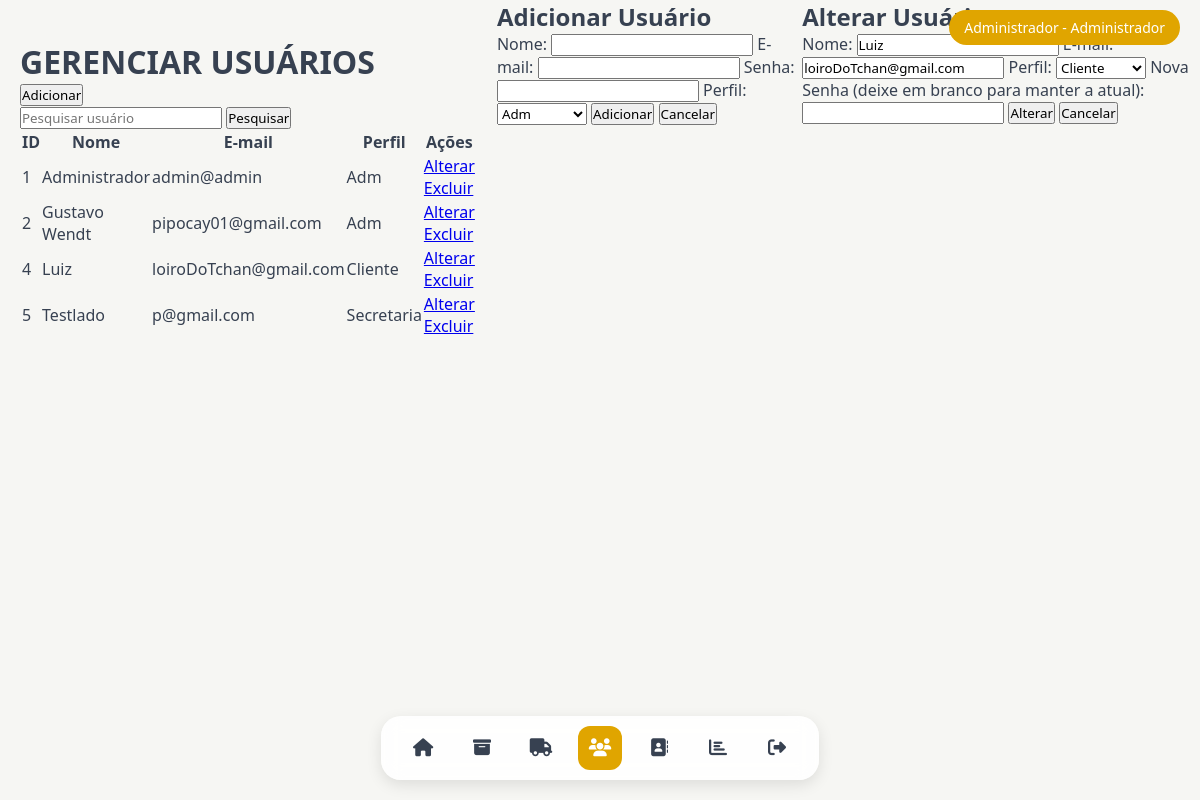
The app's page /TELAS/TELA_GERENCIAR_USUARIOS.php?editar=4 (signed in) with its own data.
### tables this page shows
CREATE TABLE `usuario` (
  `id_usuario` int(11) NOT NULL,
  `nome` varchar(100) NOT NULL,
  `senha` varchar(255) NOT NULL,
  `email` varchar(100) NOT NULL,
  `id_perfil` int(11) DEFAULT NULL,
  `senha_temporaria` tinyint(1) DEFAULT 0
);

CREATE TABLE `perfil` (
  `id_perfil` int(11) NOT NULL,
  `nome_perfil` varchar(50) NOT NULL
);

### TELAS/TELA_GERENCIAR_USUARIOS.php (the view, shortened to what this page needs)
<?php
include('../conexao.php');
function buscarUsuarios($pdo, $nome = null) {
    $sql = "SELECT u.id_usuario, u.nome, u.email, u.id_perfil, p.nome_perfil
            FROM usuario u
            LEFT JOIN perfil p ON u.id_perfil = p.id_perfil";
    $stmt = $pdo->prepare($sql);
    $stmt->execute();
    return $stmt->fetchAll(PDO::FETCH_ASSOC);
}
$usuarios = isset($_POST['busca']) ? buscarUsuarios($pdo, $_POST['busca']) : buscarUsuarios($pdo);
$sql_perfis = "SELECT * FROM perfil ORDER BY nome_perfil";
$stmt_perfis = $pdo->query($sql_perfis);
$perfis = $stmt_perfis->fetchAll(PDO::FETCH_ASSOC);
$usuario_edicao = null;
if (isset($_GET['editar'])) {
    $id_usuario = $_GET['editar'];
    $sql = "SELECT * FROM usuario WHERE id_usuario = :id_usuario";
    $stmt = $pdo->prepare($sql);
    $stmt->bindParam(':id_usuario', $id_usuario, PDO::PARAM_INT);
    $stmt->execute();
    $usuario_edicao = $stmt->fetch(PDO::FETCH_ASSOC);
}
?>
<!DOCTYPE html>
<html lang="pt-br">
<head>
    <link rel="stylesheet" href="../ESTILOS/ESTILO_GERAL.css">
    <link rel="stylesheet" href="../ESTILOS/ESTILO_GERENCIAR_USUARIOS.css">
</head>
<body>
    <?php include("MENU.php"); ?>
    <main>
        <h1>GERENCIAR USUÁRIOS</h1>
        <div class="ops_usu">
            <button id="btnAdicionar" onclick="abrirModal('modalAdicionar')">Adicionar</button>
            <form action="TELA_GERENCIAR_USUARIOS.php" method="POST">
                <input type="text" name="busca" id="busca" placeholder="Pesquisar usuário">
                <button type="submit">Pesquisar</button>
            </form>
        </div>
        <div class="tabela_usu">
            <?php if (!empty($usuarios)): ?>
                <table class="table">
                    <thead>
                        <tr>
                            <th>ID</th>
                            <th>Nome</th>
                            <th>E-mail</th>
                            <th>Perfil</th>
                            <th>Ações</th>
                        </tr>
                    </thead>
                    <tbody>
                        <?php foreach ($usuarios as $usuario): ?>
                            <tr>
                                <td><?= htmlspecialchars($usuario['id_usuario']) ?></td>
                                <td><?= htmlspecialchars($usuario['nome']) ?></td>
                                <td><?= htmlspecialchars($usuario['email']) ?></td>
                                <td><?= htmlspecialchars($usuario['nome_perfil']) ?></td>
                                <td>
                                    <a href="TELA_GERENCIAR_USUARIOS.php?editar=<?= htmlspecialchars($usuario['id_usuario']) ?>">Alterar</a>
                                    <a href="TELA_GERENCIAR_USUARIOS.php?excluir=<?= htmlspecialchars($usuario['id_usuario']) ?>"
                                       class="excluir"
                                       onclick="return confirm('Tem certeza que deseja excluir este usuário?')">Excluir</a>
                                </td>
                            </tr>
                        <?php endforeach; ?>
                    </tbody>
                </table>
            <?php else: ?>
                <p>Nenhum usuário encontrado</p>
            <?php endif; ?>
        </div>
    </main>
    <div id="modalAdicionar" class="modal">
        <div class="modal-content">
            <h2>Adicionar Usuário</h2>
            <form method="POST" action="TELA_GERENCIAR_USUARIOS.php">
                <label for="nome">Nome:</label>
                <input type="text" name="nome" required onkeypress ="mascara(this, nomeM)">
                <label for="email">E-mail:</label>
                <input type="email" name="email" required>
                <label for="senha">Senha:</label>
                <input type="password" name="senha" required>
                <label for="perfil">Perfil:</label>
                <select name="perfil" required>
                    <?php foreach ($perfis as $perfil): ?>
                        <option value="<?= $perfil['id_perfil'] ?>"><?= htmlspecialchars($perfil['nome_perfil']) ?></option>
                    <?php endforeach; ?>
                </select>
                <button type="submit" name="adicionar_usuario" class="btn_acao">Adicionar</button>
                <button type="button" class="btn_acao btn_cancelar" onclick="fecharModal('modalAdicionar')">Cancelar</button>
            </form>
        </div>
    </div>
    <?php if ($usuario_edicao): ?>
    <div id="modalAlterar" class="modal" style="display: flex;">
        <div class="modal-content">
            <h2>Alterar Usuário</h2>
            <form method="POST" action="TELA_GERENCIAR_USUARIOS.php">
                <label for="nome_editar">Nome:</label>
                <input type="text" name="nome" id="nome_editar" value="<?= htmlspecialchars($usuario_edicao['nome']) ?>" required onkeypress ="mascara(this, nomeM)">
                <label for="email_editar">E-mail:</label>
                <input type="email" name="email" id="email_editar" value="<?= htmlspecialchars($usuario_edicao['email']) ?>" required>
                <label for="perfil_editar">Perfil:</label>
                <select name="perfil" id="perfil_editar" required>
                    <?php foreach ($perfis as $perfil): ?>
                        <option value="<?= $perfil['id_perfil'] ?>"
                            <?= $perfil['id_perfil'] == $usuario_edicao['id_perfil'] ? 'selected' : '' ?>>
                            <?= htmlspecialchars($perfil['nome_perfil']) ?>
                        </option>
                    <?php endforeach; ?>
                </select>
                <label for="nova_senha">Nova Senha (deixe em branco para manter a atual):</label>
                <input type="password" name="nova_senha" id="nova_senha">
                <button type="submit" name="alterar_usuario" class="btn_acao">Alterar</button>
                <button type="button" class="btn_acao btn_cancelar" onclick="fecharModal('modalAlterar')">Cancelar</button>
            </form>
        </div>
    </div>
    <?php endif; ?>
</body>
</html>

### ESTILOS/ESTILO_GERAL.css (style rules this page uses)
:root { font-family: 'Segoe UI', Tahoma, Geneva, Verdana, sans-serif; --primaria-amarelo: #e0a500; --secundaria-amarelo: #e0a500; --comeia: #8b5e3c; --cinza-claro: #f6f6f3; --cinza-escuro: #374151; --vidro: rgba(0, 0, 0, 0.06); --primary-color: var(--primaria-amarelo); --hover-color: var(--secundaria-amarelo); --text-color: var(--cinza-escuro); --input-bg: white; --shadow-color: rgba(0, 0, 0, 0.05); --placeholder-color: #c4a484; --background: var(--cinza-claro) }

### ESTILOS/ESTILO_GERENCIAR_USUARIOS.css (style rules this page uses)
body { margin: 0; background: var(--cinza-claro); color: var(--text-color); font-family: var(--font-family); }

### ESTILOS/ESTILO_MENU.css (style rules this page uses)
* { margin: 0; padding: 0; box-sizing: border-box; font-family: var(--font-family); }
body { display: flex; min-height: 100vh; background-color: var(--cinza-claro); color: var(--cinza-escuro); }
main { padding: 20px; margin-top: 20px; z-index: 1; }

### records on screen
usuario: id_usuario "1", nome "Administrador", email "admin@admin", id_perfil.nome_perfil "Adm"
usuario: id_usuario "2", nome "Gustavo Wendt", email "pipocay01@gmail.com", id_perfil.nome_perfil "Adm"
usuario: id_usuario "4", nome "Luiz", email "loiroDoTchan@gmail.com", id_perfil.nome_perfil "Cliente", perfil "Cliente"
usuario: id_usuario "5", nome "Testlado", email "p@gmail.com", id_perfil.nome_perfil "Secretaria"

### other values on screen
$_SESSION['usuario'] "Administrador"
$nome_perfil "Administrador"
form field perfil "Adm"
